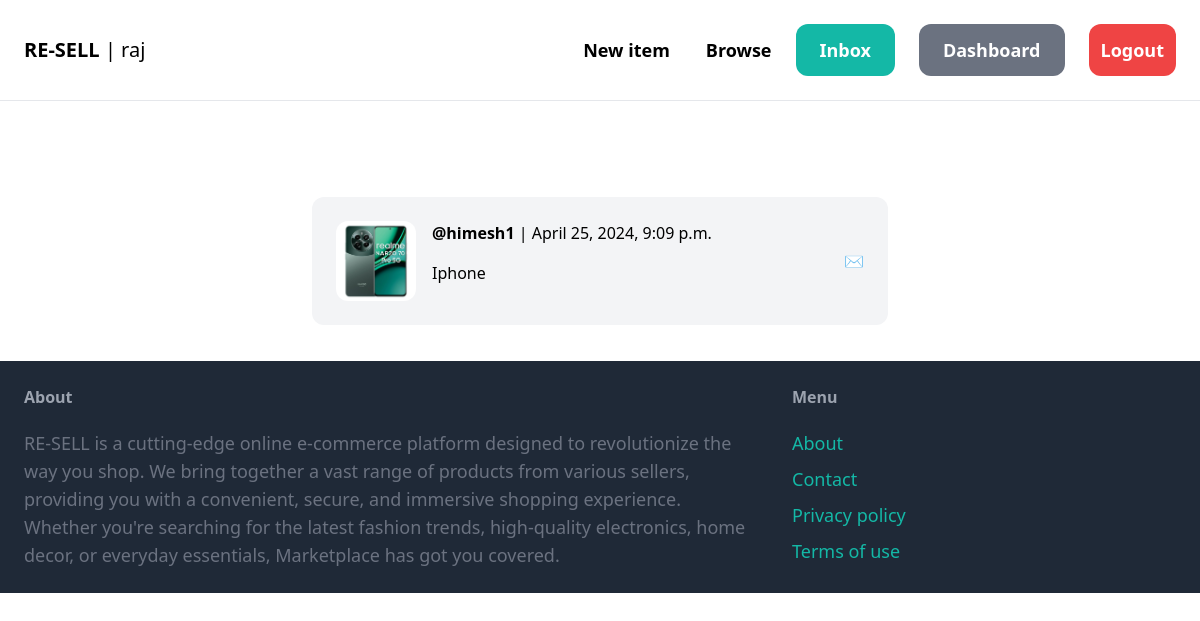
/inbox/ (signed in), run on the app's committed database.
### conversation/models.py (models this page shows, shortened)
class Conversation(models.Model):
    item = models.ForeignKey(Item, related_name='conversations', on_delete=models.CASCADE)
    members = models.ManyToManyField(User, related_name='conversations')
    created_at = models.DateTimeField(auto_now_add=True)
    modified_at = models.DateTimeField(auto_now=True)
    class Meta:
        ordering = ('-modified_at',)

### item/models.py (models this page shows, shortened)
class Item(models.Model):
    category = models.ForeignKey(Category, related_name='items', on_delete=models.CASCADE)
    name = models.CharField(max_length=255)
    description = models.TextField(blank=True,null=True)
    size = models.CharField(max_length=100,blank=True,null=True)
    color = models.CharField(max_length=100,blank=True,null=True)
    gender = models.CharField(max_length=100,blank=True,null=True)
    price=models.FloatField(default=0.0)
    image = models.ImageField(upload_to='item_images', blank=True, null=True)
    is_sold = models.BooleanField(default=False)
    created_by = models.ForeignKey(User, on_delete=models.CASCADE, related_name='items')
    created_at=models.DateTimeField(auto_now_add=True)

### conversation/views.py (the view)
# urls.py: path('', views.inbox, name='inbox'),
@login_required
def inbox(request):
    conversations = Conversation.objects.filter(members__in=[request.user.id])
    return render(request,'conversation/inbox.html',{
        'conversations':conversations,
    })

### conversation/templates/conversation/inbox.html (shortened to what this page needs)
{% extends 'core/base.html' %}
{% block content %}
<h1 class="mb-6 text-3xl text-center" style="color: white;">Inbox</h1>
<div class="space-y-6">
    {% for conversation in conversations %}
        <a href="{% url 'conversation:detail' conversation.id %}" class="flex justify-center" >
            <div class="p-6 md:w-1/2 w-full flex justify-between items-center	 bg-gray-100 rounded-xl m-3 {% if conversation.item.created_by != request.user %} bg-green-100  {% else %} bg-blue-100 {% endif %} ">
                <div class="flex">
                    <div class="pr-4 md-shrink-0">
                        <img src="{{ conversation.item.image.url }}" class="w-20 rounded-xl" alt="image">
                   </div>
                   <div>
                       {% for member in conversation.members.all %}
                           {% if member != request.user %}
                               <p class="mb-4"><strong>@{{ member.username }}</strong> | {{ conversation.modified_at }}</p>
                               <p>{{ conversation.item.name }}</p>
                           {% endif %}
                       {% endfor %}
                   </div>
                </div>
                <div>
                    <h3>✉️</h3>
                </div>
            </div>
        </a>
    {% endfor %}
</div>
{% endblock %}

### core/templates/core/base.html (shortened to what this page needs)
{% load static %}
<!DOCTYPE html>
<html lang="en">
<head>
    <script src="https://cdn.tailwindcss.com"></script>
</head>
<body class="dark:bg-gray-900">
    <nav class="dark:text-white py-6 sm:px-6 w-full sm:flex flex-wrap justify-between items-center border-b border-gray-200">
            <a href="/" class="md:text-xl font-semibold ">RE-SELL<span class="font-light"> | {{ request.user.username }}</span></a>
        <div class="md:flex  md:space-x-6">
            <div class="flex items-center justify-end sm:space-x-6">
                <a href="{% url 'item:new' %}" class=" m-3 sm:text-lg font-semibold hover:text-gray-500">New item</a>
                <a href="{% url 'item:items' %}" class=" m-3 sm:text-lg font-semibold hover:text-gray-500">Browse</a>
            </div>
            {% if request.user.is_authenticated %}
                <div class="flex items-center justify-center sm:space-x-6 space-x-3">
                    <a href="{% url 'conversation:inbox' %}" class="px-6   sm:py-3 sm:text-lg font-semibold bg-teal-500 text-white rounded-xl hover:bg-teal-700">Inbox</a>
                    <a href="{% url 'dashboard:index' %}" class="px-6  sm:py-3 sm:text-lg font-semibold bg-gray-500 text-white rounded-xl hover:bg-gray-700">Dashboard</a>
                    <a href="{% url 'core:logout' %}" class="px-3  sm:py-3 sm:text-lg font-semibold bg-red-500 text-white rounded-xl hover:bg-red-700">Logout</a>
                </div>
            {% endif %}
        </div>
    </nav>
    <div class="px-6 py-6">
        {% block content %}
        {% endblock %}
    </div>
    <footer  class="py-6 px-6 flex justify-between bg-gray-800">
        <div class="w-2/3 pr-10">
            <h3 class="mb-5 font-semibold text-gray-400">About</h3>
            <p class="text-lg text-gray-500 break-words">
                RE-SELL is a cutting-edge online e-commerce platform designed to revolutionize the way you shop. We bring together a vast range of products from various sellers, providing you with a convenient, secure, and immersive shopping experience. Whether you're searching for the latest fashion trends, high-quality electronics, home decor, or everyday essentials, Marketplace has got you covered.
            </p>
        </div>
        <div class="w-1/3">
            <h3 class="mb-5 font-semibold text-gray-400">Menu</h3>
            <ul class="space-y-2">
                <li><a href="#" class="text-lg text-teal-500 hover:text-teal-700">About</a></li>
                <li><a href="{% url 'core:contact' %}" class="text-lg text-teal-500 hover:text-teal-700">Contact</a></li>
                <li><a href="#" class="text-lg text-teal-500 hover:text-teal-700">Privacy policy</a></li>
                <li><a href="#" class="text-lg text-teal-500 hover:text-teal-700">Terms of use</a></li>
            </ul>
        </div>
    </footer>
</body>
</html>

### data on the page
Conversation: item.image (picture), modified_at "April 25, 2024, 9:09 p.m.", item.name "Iphone"

### other printed values
{{ request.user.username }} "raj"
{{ member.username }} "himesh1"
